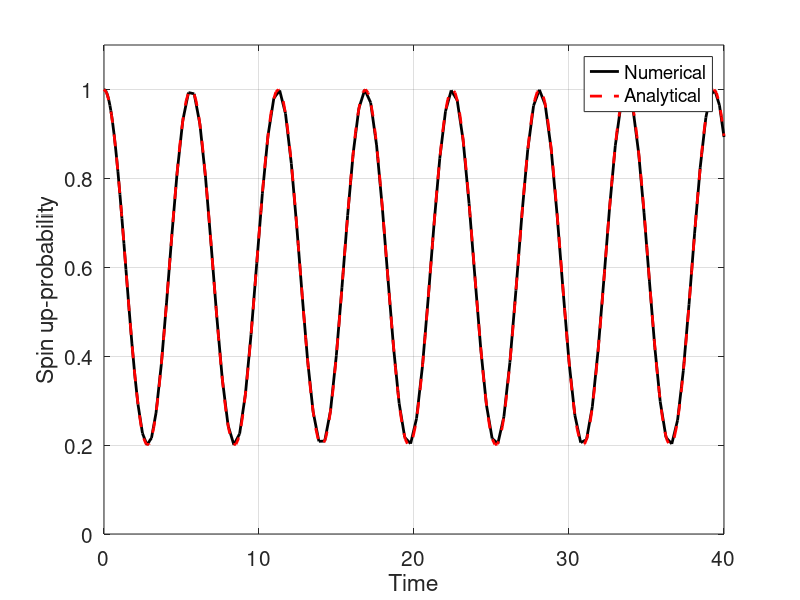

Reproduce this figure in MATLAB.
% This script simply tests our numerical solution of the Schrödinger 
% equation against an exact analytical soltuion. The test case 
% corresponds to a constant Hamiltonian.
%
% The initial state is a spin up-state.
% 
% The implementation solves the Schrödinger equation (TDSE) by using 
% the MATLAB routine ode45. It plots the probability of a spin 
% up-measurement as a function of time - along with the corresponding 
% analytical solution.
%
% The inputs are
% E         - the difference betweeen the diagonal elements 
% of the Hamiltonian
% Omega     - twice the coupling element
% Tfinal    - the duration
%
% All inputs are hard coded initially.

% Parameters for the magnetic field
E = 0.5;
Omega= 1;             % taken to be real

% Duration of the simulation
Tfinal = 40;

% Set up the equation - with the Hamiltonian
H0 = [-E/2 0; 0, E/2];                  % Static part
InteractionMatrix = [0 1; 1, 0];        % Coupling matrix
% Right hand side of the TDSE
F = @(t,x) -i*(H0+Omega/2*InteractionMatrix)*x;

% Initial state
x0=[1; 0];                              % Start with spin up

% Solve using built-in function (Runge-Kutta)
[T X]=ode45(F, [0 Tfinal], x0);         % Solves the TDSE

% Plot result
figure(1)
plot(T,abs(X(:,1)).^2, 'k-', 'linewidth', 2)

% Analytical solution
Tvector = linspace(0,Tfinal,250);       
Analytical = 1/(E^2 + Omega^2)*...
    (E^2 + Omega^2*cos(sqrt(E^2+Omega^2)/2*Tvector).^2);
hold on
% Plot the analytical solution
plot(Tvector, Analytical, 'r--', 'linewidth', 2)               
hold off
grid on

% Explain the graphs and axes, set limits and fontsizes
xlabel('Time')
ylabel('Spin up-probability')
legend('Numerical','Analytical')   
set(gca, 'fontsize', 15)
grid on
axis([0 Tfinal 0 1.1])
